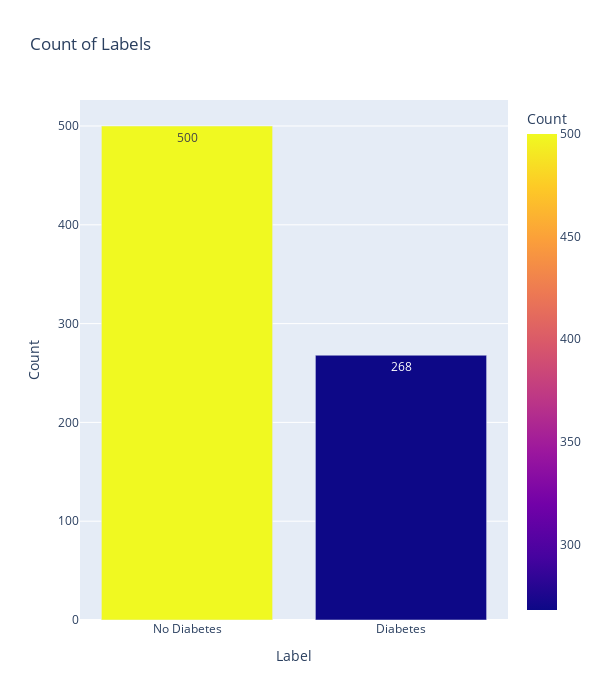

Notebook source saved alongside this figure:
### Code cell
catdf = pd.DataFrame({"Label":cat,"Count":val})
fig = px.bar(catdf, x="Label",y="Count",text="Count",
             color="Count",title="Count of Labels",
             height=700, width=600)
fig.show()

### Figure 1 — Plotly figure (JSON) as saved in the notebook; plotly's stock layout.template omitted (floating-point values rounded to 4 significant figures)
{"data": [{"alignmentgroup": "True", "hovertemplate": "Label=%{x}<br>Count=%{marker.color}<extra></extra>", "legendgroup": "", "marker": {"color": [500, 268], "coloraxis": "coloraxis", "pattern": {"shape": ""}}, "name": "", "offsetgroup": "", "orientation": "v", "showlegend": false, "text": [500, 268], "textposition": "auto", "type": "bar", "x": ["No Diabetes", "Diabetes"], "xaxis": "x", "y": [500, 268], "yaxis": "y"}], "layout": {"barmode": "relative", "coloraxis": {"colorbar": {"title": {"text": "Count"}}, "colorscale": [[0, "#0d0887"], [0.1111, "#46039f"], [0.2222, "#7201a8"], [0.3333, "#9c179e"], [0.4444, "#bd3786"], [0.5556, "#d8576b"], [0.6667, "#ed7953"], [0.7778, "#fb9f3a"], [0.8889, "#fdca26"], [1, "#f0f921"]]}, "height": 700, "legend": {"tracegroupgap": 0}, "title": {"text": "Count of Labels"}, "width": 600, "xaxis": {"anchor": "y", "domain": [0, 1], "title": {"text": "Label"}}, "yaxis": {"anchor": "x", "domain": [0, 1], "title": {"text": "Count"}}}}
